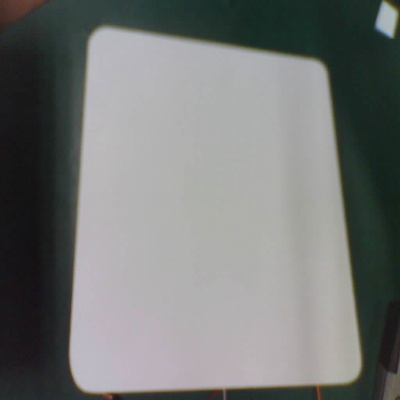
#> input picture 3.jpg, 400 x 400 px
$ python mask.py
#> lines starting #> are read from the running program, lines starting #| are printed output that depends on the picture; after the words box and inside, x2 and y2 are one past the last pixel; in counts of white or black regions, pixels touching at a corner belong together
import cv2
import numpy as np
import matplotlib.pyplot as plt


if __name__ == '__main__':
    img = cv2.imread("./3.jpg")
#> img is the input picture: shape (400, 400, 3); mean B, G, R 118.2, 119.7, 117.4
    cv2.imshow("1", img)

    img_hsv = cv2.cvtColor(img, cv2.COLOR_RGB2HSV)
#> img_hsv: shape (400, 400, 3); mean H, S, V 73.5, 28.8, 121.8
    hsv_low = np.array([0, 0, 46])
    hsv_high = np.array([180, 23, 220])
    mask = cv2.inRange(img_hsv, lowerb=hsv_low, upperb=hsv_high)
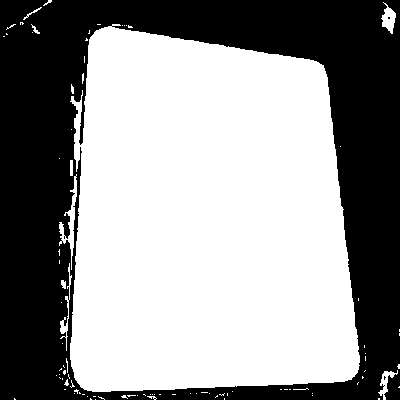
#> mask: shape (400, 400); 58% white; 3 black regions (2 under 20 px), largest, box (x1, y1, x2, y2) and area: (0, 0, 400, 400) 67125
    img_done = cv2.add(img_hsv, img_hsv, mask=mask)
#> img_done: shape (400, 400, 3); mean H, S, V 93, 7.2, 146.6
    img_done = cv2.cvtColor(img_done, cv2.COLOR_HSV2RGB)
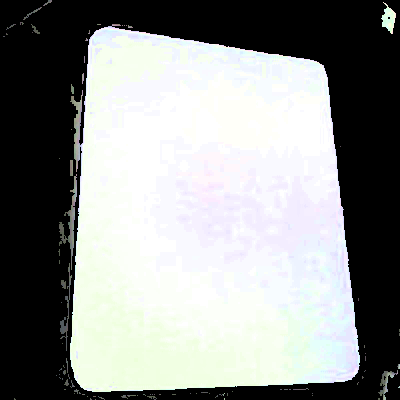
#> img_done: shape (400, 400, 3); mean B, G, R 142.6, 144.3, 141.9
    cv2.imshow("2", img_done)
    cv2.imwrite("6.jpg", img_done)

    cv2.waitKey(0)

$ run again, with 1.jpg copied over 3.jpg
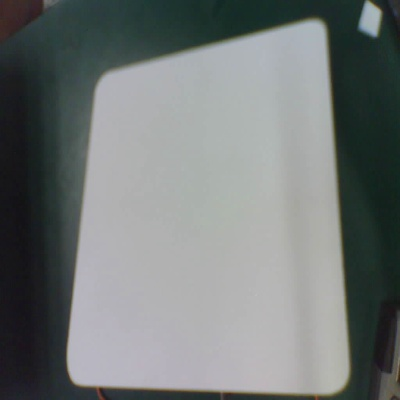
#> input picture 1.jpg, 400 x 400 px
#> img is the input picture: shape (400, 400, 3); mean B, G, R 119.2, 119.9, 114.9
#> img_hsv: shape (400, 400, 3); mean H, S, V 58.5, 33.3, 121.8
#> `mask = cv2.inRange(img_hsv, lowerb=hsv_low, upperb=hsv_high)`:
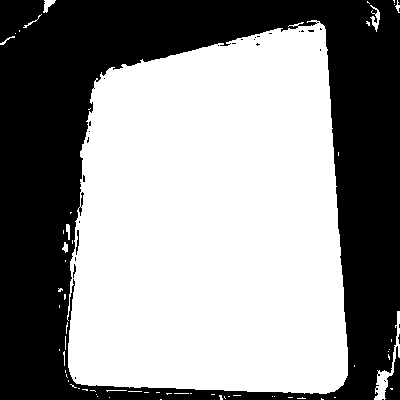
#> mask: shape (400, 400); 56.2% white; 31 black regions (27 under 20 px), largest, box (x1, y1, x2, y2) and area: (0, 0, 400, 400) 69439, (385, 346, 400, 400) 448, (76, 230, 79, 255) 41, (73, 264, 76, 278) 22
#> `img_done = cv2.cvtColor(img_done, cv2.COLOR_HSV2RGB)`:
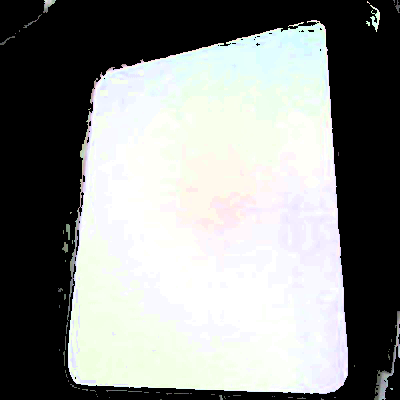
#> img_done: shape (400, 400, 3); mean B, G, R 137.9, 140.1, 137.8

$ run again, with 5.jpg copied over 3.jpg
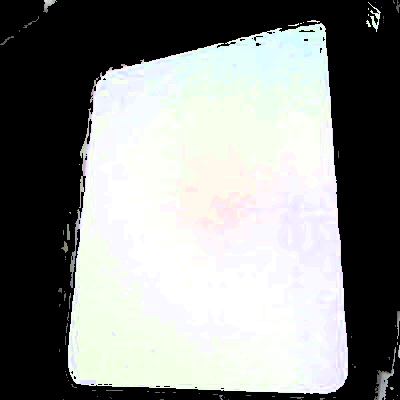
#> input picture 5.jpg, 400 x 400 px
#> img is the input picture: shape (400, 400, 3); mean B, G, R 137.4, 139.6, 137.3
#> img_hsv: shape (400, 400, 3); mean H, S, V 49, 22.4, 141.5
#> `mask = cv2.inRange(img_hsv, lowerb=hsv_low, upperb=hsv_high)`:
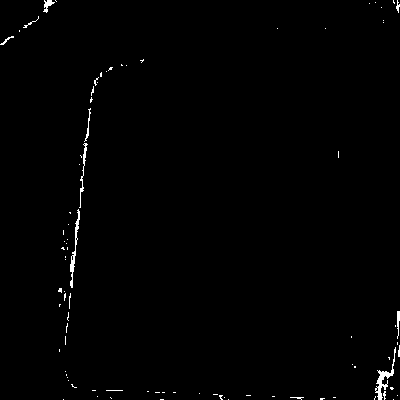
#> mask: shape (400, 400); 0.76% white in thin lines or dots
